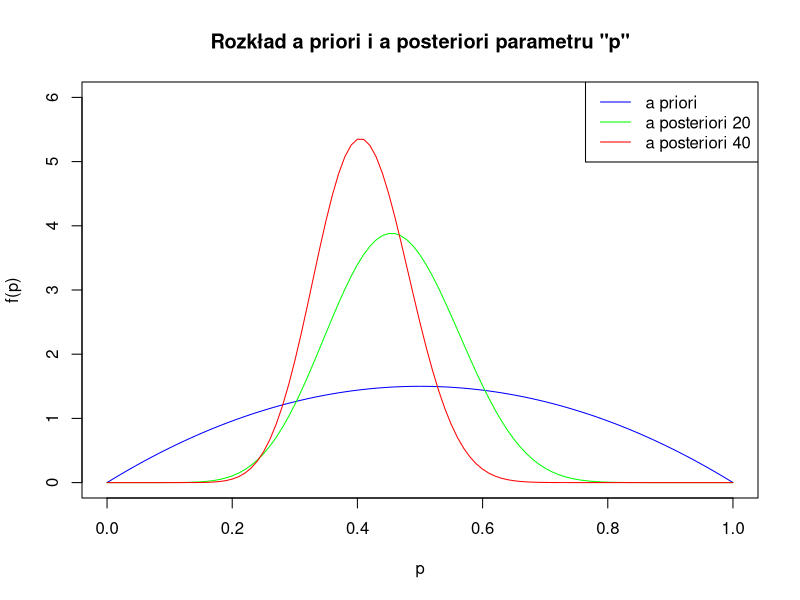

Reproduce this figure in R.
# setwd(...)

# Zad 1
# założony rozkład priori - beta(2, 2)
alpha_priori <- 2
beta_priori <- 2
x <- seq(0, 1, 0.01)
priori <- dbeta(x, alpha_priori, beta_priori)
plot(x, priori, ylim = c(0, 6), type = 'l', col = "blue", xlab = 'p', ylab = 'f(p)')
title("Rozkład a priori i a posteriori parametru \"p\"")

# seria 20 rzutów
first_throws <- c(0, 0, 0, 0, 1, 0, 1, 1, 0, 1, 0, 0, 1, 1, 1, 0, 1, 0, 0, 1)
# pierwszy rozkład a posteriori
alpha_1_posteriori <- alpha_priori + sum(first_throws)
beta_1_posteriori <- beta_priori + length(first_throws) - sum(first_throws)
posteriori_1 <- dbeta(x, alpha_1_posteriori, beta_1_posteriori)
lines(x, posteriori_1, col = "green", xlab = 'p', ylab = 'f(p)')
EX_1 = alpha_1_posteriori / (alpha_1_posteriori + beta_1_posteriori)
VX_1 = alpha_1_posteriori * beta_1_posteriori / (((alpha_1_posteriori + beta_1_posteriori)^2)*(alpha_1_posteriori + beta_1_posteriori + 1))

# seria 40 rzutów
second_throws <- as.vector(rbind(first_throws, c(1, 1, 0, 0, 1, 0, 0, 1, 0, 0, 0, 0, 1, 0, 1, 0, 1, 0, 0, 0))) 
# drugi rozkład a posteriori
alpha_2_posteriori <- alpha_priori + sum(second_throws)
beta_2_posteriori <- beta_priori + length(second_throws) - sum(second_throws)
posteriori_2 <- dbeta(x, alpha_2_posteriori, beta_2_posteriori)
lines(x, posteriori_2, col = "red", xlab = 'p', ylab = 'f(p)')
EX_2 = alpha_2_posteriori / (alpha_2_posteriori + beta_2_posteriori)
VX_2 = alpha_2_posteriori * beta_2_posteriori / (((alpha_2_posteriori + beta_2_posteriori)^2)*(alpha_2_posteriori + beta_2_posteriori + 1))

legend(x = "topright", 1, lty = 1, legend = c("a priori", "a posteriori 20", "a posteriori 40"), col = c("blue", "green", "red"))